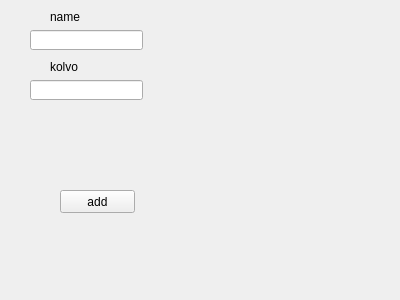
<?xml version="1.0" encoding="UTF-8"?>
<ui version="4.0">
 <class>Form</class>
 <widget class="QWidget" name="Form">
  <property name="geometry">
   <rect>
    <x>0</x>
    <y>0</y>
    <width>400</width>
    <height>300</height>
   </rect>
  </property>
  <property name="windowTitle">
   <string>Form</string>
  </property>
  <widget class="QLineEdit" name="lineEdit">
   <property name="geometry">
    <rect>
     <x>30</x>
     <y>30</y>
     <width>113</width>
     <height>20</height>
    </rect>
   </property>
  </widget>
  <widget class="QLineEdit" name="lineEdit_2">
   <property name="geometry">
    <rect>
     <x>30</x>
     <y>80</y>
     <width>113</width>
     <height>20</height>
    </rect>
   </property>
  </widget>
  <widget class="QLabel" name="label">
   <property name="geometry">
    <rect>
     <x>50</x>
     <y>10</y>
     <width>47</width>
     <height>13</height>
    </rect>
   </property>
   <property name="text">
    <string>name</string>
   </property>
  </widget>
  <widget class="QLabel" name="label_2">
   <property name="geometry">
    <rect>
     <x>50</x>
     <y>60</y>
     <width>47</width>
     <height>13</height>
    </rect>
   </property>
   <property name="text">
    <string>kolvo</string>
   </property>
  </widget>
  <widget class="QPushButton" name="pushButton">
   <property name="geometry">
    <rect>
     <x>60</x>
     <y>190</y>
     <width>75</width>
     <height>23</height>
    </rect>
   </property>
   <property name="text">
    <string>add</string>
   </property>
  </widget>
 </widget>
 <resources/>
 <connections/>
</ui>
